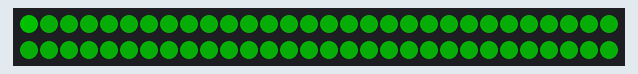
Recording of a sketch running on a simulated Arduino Uno, built with avr-gcc and run on an emulated ATmega328P. On the bench: 60 RGB LEDs in strip order, left to right, continuing on the next row. Dim RGB values are drawn brighter than linear; colours are those a GRB WS2812 strip shows for the declared byte order; what the sketch prints to the serial monitor is not drawn.

Above: at 0.16 s.
At 8.86 s:
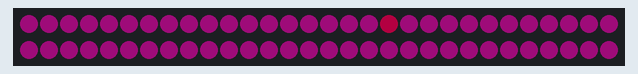
At 12.9 s:
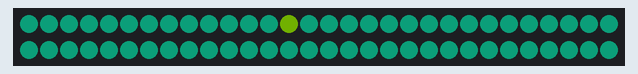
At 19.42 s:
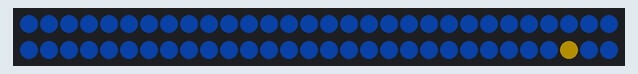
At 28.74 s:
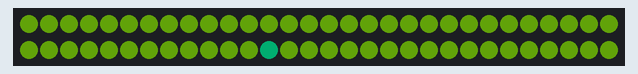
At 39.31 s:
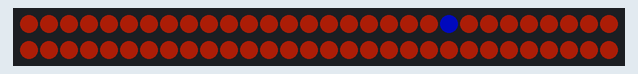

The sketch:

point.ino
```cpp
#include <FastLED.h>

// How many leds in your strip?
#define NUM_LEDS 60

#define DATA_PIN 5  // Green=data / red=5V / white=ground

// Define the array of leds
CRGB leds[NUM_LEDS];

void setup() {
  Serial.begin(57600);
  Serial.println("resetting");
  LEDS.addLeds<WS2812, DATA_PIN, RGB>(leds, NUM_LEDS);
  LEDS.setBrightness(84);
}

void loop() {
  static uint8_t hue = 0;
  static int pos = 0;

  fill_solid(leds, NUM_LEDS, CHSV(255-hue, 200, 200));//CRGB::Black);
  leds[pos] = CHSV(hue, 255, 255);

  FastLED.show();
  delay(20);
  pos = (pos + 1) % NUM_LEDS;
  hue = (hue + 1) % 256;

}
```
